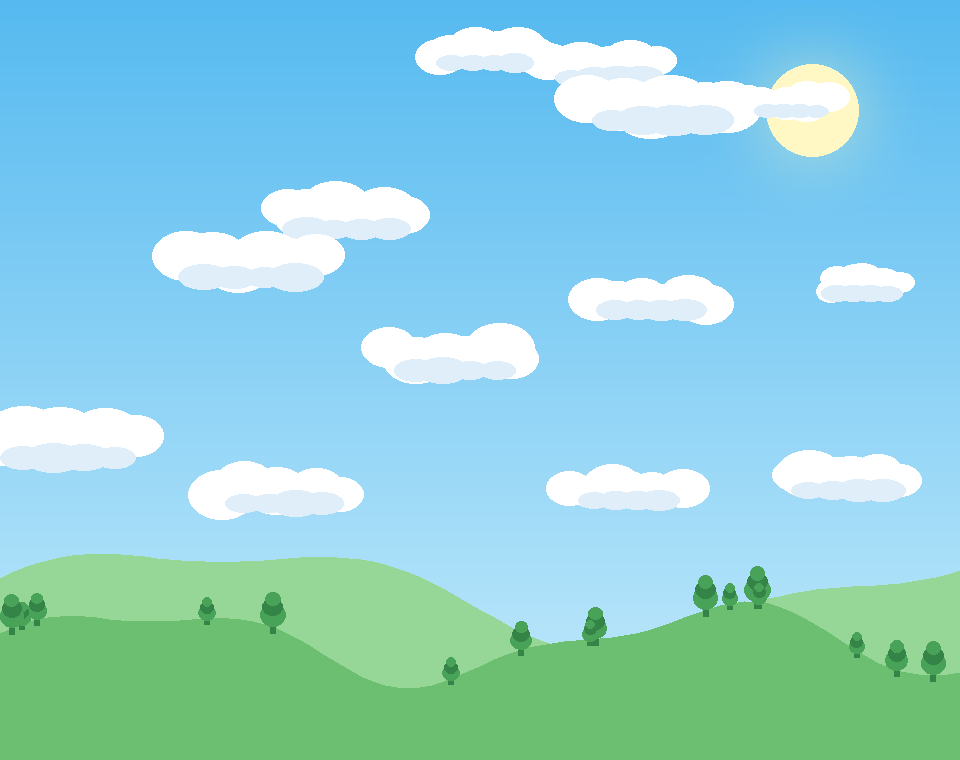
#> input picture megadrive/tools/png/backdrop.png, 960 x 760 px; its folder holds only this picture in this run
$ python md_assets.py
#> lines starting #> are read from the running program, lines starting #| are printed output that depends on the picture
#!/usr/bin/env python3
"""Converte la grafica del gioco HTML nei disegni e nelle tavolozze del VDP.

Gli originali sono PNG a colori pieni pensati per celle da 32 pixel; il Mega
Drive lavora con disegni da 8x8 a 16 colori, quattro tavolozze da 9 bit in
tutto. Qui si dimezza ogni immagine (la cella del mondo diventa 16 pixel), si
riducono i colori alla griglia del VDP e si impacchettano i disegni a 4 bit.

    python3 tools/md_assets.py            (serve Pillow)

Produce res/gfx.c e res/gfx.h, più delle anteprime in build/preview per
controllare a occhio come sono venute le tavolozze.
"""
import gzip
import json
import os
import sys
from collections import Counter

from PIL import Image, ImageDraw

HERE = os.path.dirname(os.path.abspath(__file__))
ROOT = os.path.dirname(HERE)
PNG = os.path.join(HERE, "png")
RES = os.path.join(ROOT, "res")
PREVIEW = os.path.join(ROOT, "build", "preview")

# Gli otto livelli per componente del VDP (3 bit) riportati a 8 bit.
LEVELS = [i * 255 // 7 for i in range(8)]

# Ogni immagine finisce in una delle quattro tavolozze. Il peso dice quanti
# colori le tocca contendere: senza, un'icona di 16 pixel non avrebbe voce in
# capitolo contro un foglio di disegni e finirebbe del colore sbagliato.
GROUPS = {
    # Il terreno riempie mezzo schermo e i suoi ciottoli sono sfumature molto
    # vicine: se gli restano pochi bruni diventano puntini di un altro colore e
    # la terra sembra sporca. Stesso discorso per il cielo, che è una sfumatura
    # lunga: con pochi azzurri si vede a fasce. Il logo, che di suo è oro su
    # bruno scuro, sta bene nella tavolozza del nano.
    0: [("tiles", 9), ("movplat", 2), ("crate", 1)],     # terra, erba, assi
    1: [("dwarf", 5), ("icons", 2), ("font", 1), ("logo", 2)],
    2: [("imps", 4), ("portal", 2), ("hazard", 2)],      # spiritelli e punte
    3: [("backdrop", 7), ("machine", 3)],                # cielo e macchinario
}
SAMPLES = 12000          # campioni per unità di peso, per il median cut

# Immagini che entrano in una tavolozza ma non partecipano a sceglierne i
# colori: il logo inglese è fatto con gli stessi due colori di quello italiano
# e il fondale senza sole è il fondale, quindi non hanno niente da chiedere e
# così le tavolozze restano identiche.
GUESTS = {1: ["logo_en"], 0: ["movplat_crack"]}


# [9 lines left out: function cracked, not called in this run]

# Ogni quattro cave cambia l'aria: stessi disegni, altre tavolozze. Si
# ricolorano solo il terreno e il cielo — il nano, le scritte e gli spiritelli
# restano quelli, o non si riconoscerebbe più niente. Il terreno e il cielo
# hanno due formule diverse: schiarire il cielo al tramonto e scurire la terra
# nello stesso colpo non si può fare con una sola.
def _c(v):
    return max(0, min(7, int(round(v))))


THEMES = [
    ("giorno",   lambda r, g, b: (r, g, b),
                 lambda r, g, b: (r, g, b)),
    ("tramonto", lambda r, g, b: (_c(r * 0.95), _c(g * 0.68), _c(b * 0.35)),
                 lambda r, g, b: (_c(r * 0.85 + 2.2), _c(g * 0.62 + 0.9), _c(b * 0.35))),
    ("notte",    lambda r, g, b: (_c(r * 0.40), _c(g * 0.45 + 0.2), _c(b * 0.7 + 1.6)),
                 lambda r, g, b: (_c(r * 0.35), _c(g * 0.42 + 0.2), _c(b * 0.7 + 1.2))),
    ("alba",     lambda r, g, b: (_c(r * 0.62 + 1.8), _c(g * 0.68 + 1.8), _c(b * 0.62 + 2.6)),
                 lambda r, g, b: (_c(r * 0.62 + 2.4), _c(g * 0.70 + 1.9), _c(b * 0.66 + 2.3))),
]

FONT_CHARS = ([chr(c) for c in range(32, 127)] +
              ["à", "è", "é", "ì", "ò", "ù"])


# --------------------------------------------------------------- immagini
def load(name):
#> called with name = 'backdrop'
    return Image.open(os.path.join(PNG, name + ".png")).convert("RGBA")
#> returned value is the input picture: PIL image 960x760 RGBA; mean R, G, B, A 140.9, 208.1, 216.4, 251.3


def half(img, size=None, filt=Image.LANCZOS):
    """Riduce a metà (o alla misura data) tenendo pulito il canale alfa."""
#> called with size = (256, 256), filt = 4
    if size is None:
        size = (img.width // 2, img.height // 2)
    out = img.resize(size, filt)
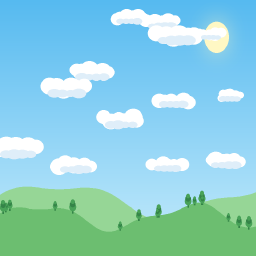
#> out: PIL image 256x256 RGBA; mean R, G, B, A 140.8, 208.1, 216.4, 251.3; transparent parts drawn white
    r, g, b, a = out.split()
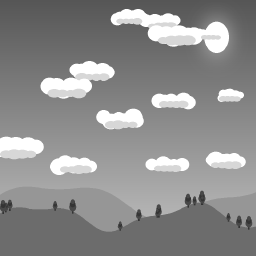
#> r: PIL image 256x256 L; min 52, max 255, mean 140.8
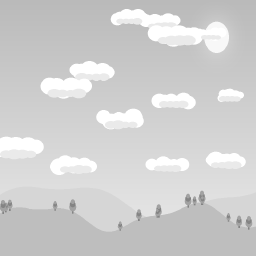
#> g: PIL image 256x256 L; min 132, max 255, mean 208.1
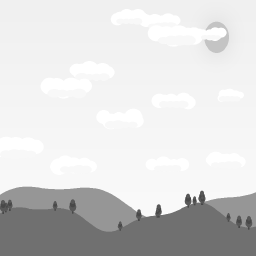
#> b: PIL image 256x256 L; min 72, max 255, mean 216.4
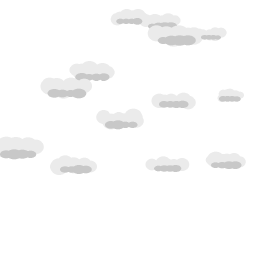
#> a: PIL image 256x256 L; min 200, max 255, mean 251.3
    a = a.point(lambda v: 255 if v >= 128 else 0)
#> a: PIL image 256x256 L; every value is 255
    return Image.merge("RGBA", (r, g, b, a))
#> returned value: PIL image 256x256 RGBA


# [5 lines left out: function posterize, not called in this run]


# Scala di bruni per l'asse mobile: nell'originale è d'acciaio azzurrino, ma
# fra i quindici colori del mondo (verdi ed marroni) il grigio non ci sta e
# verrebbe fuori rosa. Rifatta di legno sta insieme alle assi fisse.
WOOD = [(72, 36, 0), (109, 72, 36), (145, 72, 36), (182, 109, 72),
        (218, 145, 72), (255, 182, 109), (255, 218, 145), (255, 236, 200)]


# Il fondale occupa mezzo piano e il VDP ribalta quella metà per riempire
# l'altra: le nuvole non se ne accorgono, ma il sole sì, e in cielo ne
# comparivano due. Qui se ne fa una copia senza, che va nella metà ribaltata;
# il sole resta uno solo, al suo posto.
SUN = (217, 36, 32, 36)                 # centro e semiassi, nell'immagine da 256


def strip_sun(img):
    cx, cy, rx, ry = SUN
    out = img.copy()
    px = out.load()
    for y in range(cy - ry, cy + ry + 1):
        sky = px[1, y]                      # il cielo di quella riga, a sinistra
        for x in range(cx - rx, cx + rx + 1):
            dx = (x - cx) / rx
            dy = (y - cy) / ry
            if dx * dx + dy * dy > 1.0:
                continue
            r, g, b, a = px[x, y]
            # dentro l'ellisse c'è solo il sole, il suo alone e il pezzo di
            # nuvola che gli passa davanti. La nuvola è chiara in tutte e tre
            # le componenti; il giallo del sole ha poco blu e l'alone poco
            # rosso, quindi bastano due soglie per lasciare stare la nuvola.
            if r >= 210 and b >= 210:
                # la nuvola scaldata dal sole torna bianca
                if r > b:
                    px[x, y] = (r, g, r, a)
            else:
                px[x, y] = sky
#> this loop made 73 passes
#> sky on passes 1 to 8: (86, 186, 240, 255), (86, 186, 240, 255), (87, 186, 240, 255), (87, 186, 240, 255), (87, 186, 240, 255), (88, 187, 240, 255), (88, 187, 240, 255), (89, 187, 240, 255)
    return out


# --------------------------------------------------------- i quattro cieli
# Ricolorare la tavolozza cambia l'ora, non il tempo che fa: al tramonto ci
# vogliono le strisce lunghe basse, di notte le stelle e la luna al posto del
# sole, all'alba la foschia che sta ferma sopra le colline. Sono quattro
# disegni veri, non quattro filtri, e in memoria video ce ne sta uno alla
# volta: si ricambia quando cambia l'aria, a schermo nero fra una cava e
# l'altra.
#
# Il conto dei disegni è la cosa da tenere d'occhio. Le bande orizzontali
# lunghe tutta l'immagine non costano quasi niente — la riga si ripete uguale e
# il dedup se ne accorge — mentre ogni stella è una cella nuova per conto suo:
# per questo sono contate, e non sparse a caso.
STAR_SEED = 7
STAR_COUNT = 34
MOON = (212, 48, 27, 13)                # centro, raggio, sfasamento del morso

# Di notte le stelle devono restare stelle. Bianche come le nuvole non
# reggono: il velo blu che si passa su tutto il cielo spegne anche loro, e
# resta un cielo vuoto. Il posto 6 della tavolozza del cielo però non lo usa
# nessuno — il fondale mai, il macchinario per due pixel — quindi se lo
# prendono le stelle e la luna, e solo di notte quel colore non segue l'ora e
# resta acceso. Costa zero: il colore c'era già.
STAR_INK = (109, 255, 255)
THEME_FIX = {2: {3: {6: (7, 7, 7)}}}    # aria -> tavolozza -> posto -> colore


# Il velo si dà a mano, pixel per pixel. Farlo disegnare a Pillow con un colore
# trasparente sembra funzionare — a schermo il velo si vede — ma lascia sotto
# un canale alfa basso, e per il VDP alfa basso vuol dire «cella vuota»: al
# posto della foschia veniva fuori un buco nel cielo.
def _mix(px, x, y, rgb, alpha):
    r, g, b, _a = px[x, y]
    px[x, y] = (r + (rgb[0] - r) * alpha // 255,
                g + (rgb[1] - g) * alpha // 255,
                b + (rgb[2] - b) * alpha // 255, 255)


def _band(img, y0, y1, rgb, alpha):
    """Una fascia larga tutta l'immagine: le righe si ripetono uguali, quindi
    costa pochissime celle nuove."""
    px = img.load()
    for y in range(y0, y1 + 1):
        for x in range(img.width):
            _mix(px, x, y, rgb, alpha)


def _streak(img, x0, x1, y, h, rgb, alpha):
    """Una nuvola stirata: un rettangolo con le punte arrotondate."""
    px = img.load()
    r = h / 2.0
    for y2 in range(y, y + h + 1):
        dy = (y2 - (y + r)) / (r + 0.5)
        for x in range(x0, x1 + 1):
            dx = 0.0
            if x < x0 + r:
                dx = (x0 + r - x) / (r + 0.5)
            elif x > x1 - r:
                dx = (x - (x1 - r)) / (r + 0.5)
            if dx * dx + dy * dy <= 1.0:
                _mix(px, x, y2, rgb, alpha)


def _disc(img, cx, cy, r, rgb, alpha=255):
    px = img.load()
    for y in range(cy - r, cy + r + 1):
        for x in range(cx - r, cx + r + 1):
            if (x - cx) ** 2 + (y - cy) ** 2 <= r * r:
                _mix(px, x, y, rgb, alpha)


def _clear_sky(img, cx, cy, r):
    """Ripulisce un tondo di cielo, riga per riga, del colore che ha lì: serve
    a fare posto alla luna, che altrimenti finisce dentro una nuvola."""
    px = img.load()
    for y in range(cy - r, cy + r + 1):
        sky = px[1, y]
        for x in range(cx - r, cx + r + 1):
            if (x - cx) ** 2 + (y - cy) ** 2 <= r * r:
                px[x, y] = sky


def _stars(img, avoid):
    """Stelle solo dove il cielo è pulito: sopra una nuvola sparirebbero, e in
    più costerebbero una cella nuova per niente."""
    import random
    rng = random.Random(STAR_SEED)
    px = img.load()
    put = 0
    tries = 0
    ax, ay, ar = avoid
    while put < STAR_COUNT and tries < 4000:
        tries += 1
        x = rng.randrange(3, 253)
        y = rng.randrange(3, 168)
        if (x - ax) ** 2 + (y - ay) ** 2 < (ar + 14) ** 2:
            continue
        r, g, b, _a = px[x, y]
        if r > 180:                     # è una nuvola: lasciala stare
            continue
        px[x, y] = STAR_INK + (255,)
        if put % 3 == 0:                # una su tre è grossa, con la crocetta
            for dx, dy in ((-1, 0), (1, 0), (0, -1), (0, 1)):
                px[x + dx, y + dy] = STAR_INK + (255,)
        put += 1


def _crescent(img, cx, cy, r, off):
    """La luna: un disco bianco a cui un secondo disco, spostato di lato,
    mangia il pezzo. Il morso prende il colore del cielo di quella riga, che
    lungo la sfumatura non è mai lo stesso."""
    px = img.load()
    for y in range(cy - r, cy + r + 1):
        for x in range(cx - r, cx + r + 1):
            if (x - cx) ** 2 + (y - cy) ** 2 > r * r:
                continue
            if (x - cx - off) ** 2 + (y - cy) ** 2 <= (r - 3) ** 2:
                continue
            px[x, y] = STAR_INK + (255,)


def sky_variants():
    """Per ogni aria due immagini: quella senza astro va nella metà sinistra,
    quella con l'astro nella metà destra ribaltata dal VDP. È lo stesso
    trucco di prima — il cielo non ha giunte e costa la metà — e serve ancora
    a non ritrovarsi due soli (o due lune) in cielo."""
    base = half(load("backdrop"), (256, 256), Image.BOX)
    plain = strip_sun(base)
    out = {"sky_giorno": plain, "sky_giorno_f": base}

    # tramonto: il sole è sceso verso le colline e le nuvole si sono stirate.
    # Le strisce si posano dopo il sole: una che gli passa davanti è
    # esattamente quello che si vede a quell'ora.
    s = plain.copy()
    streaks = ((4, 150, 92, 5), (56, 232, 116, 4), (0, 118, 150, 6),
               (128, 254, 168, 4), (34, 164, 184, 5))
    for x0, x1, y, h in streaks:
        _streak(s, x0, x1, y, h, (255, 255, 255), 235)
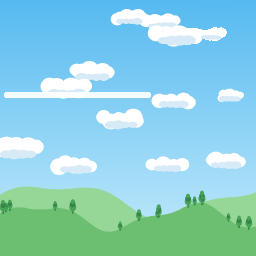
#> s: PIL image 256x256 RGBA; mean R, G, B, A 140.9, 208.2, 216.9, 255
    out["sky_tramonto"] = s
    f = plain.copy()
    _disc(f, 217, 150, 33, (255, 255, 182), 90)
    _disc(f, 217, 150, 28, (255, 255, 182), 255)
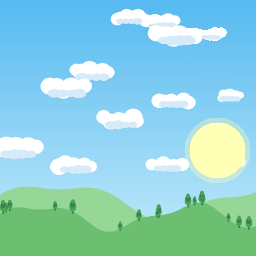
#> f: PIL image 256x256 RGBA; mean R, G, B, A 143.3, 209.1, 214, 255
    for x0, x1, y, h in streaks:
        _streak(f, x0, x1, y, h, (255, 255, 255), 235)
#> (the rest of the program and of its run is left out)
